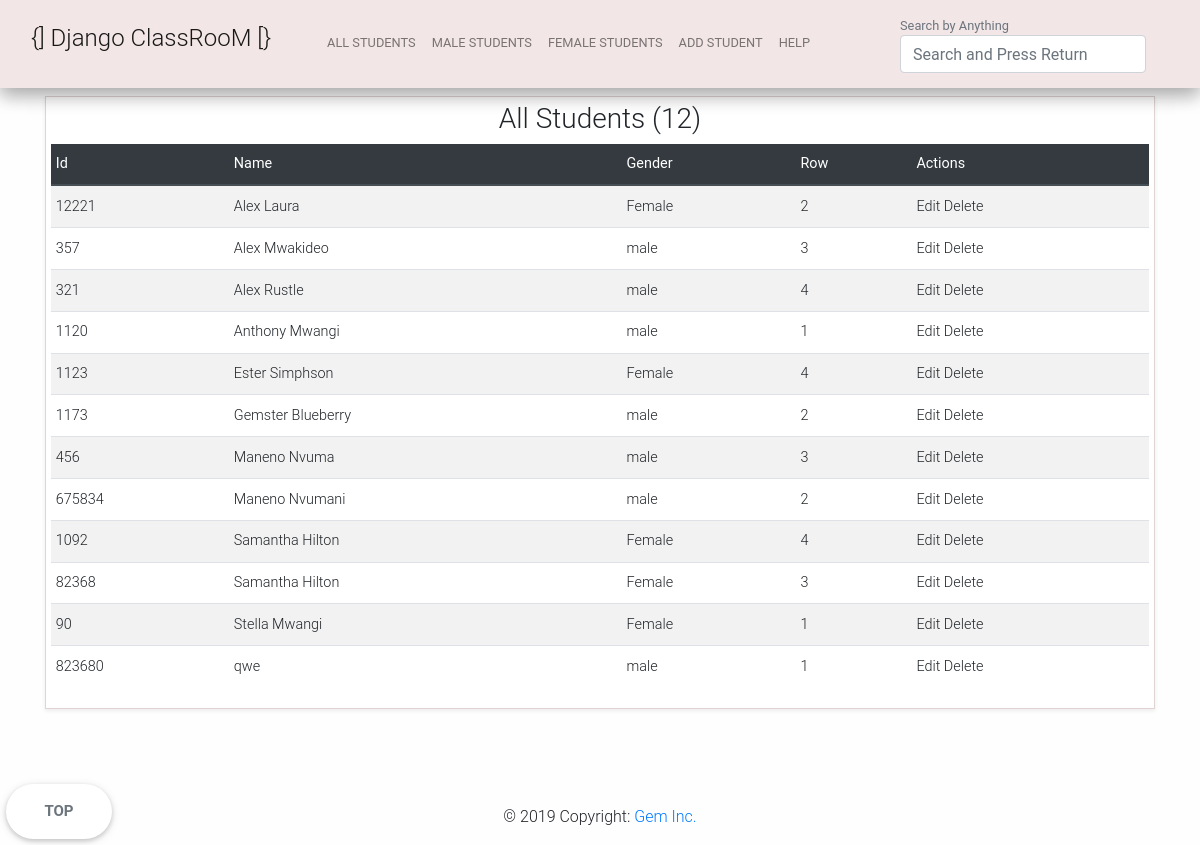
Before: /all/ with the older database file.
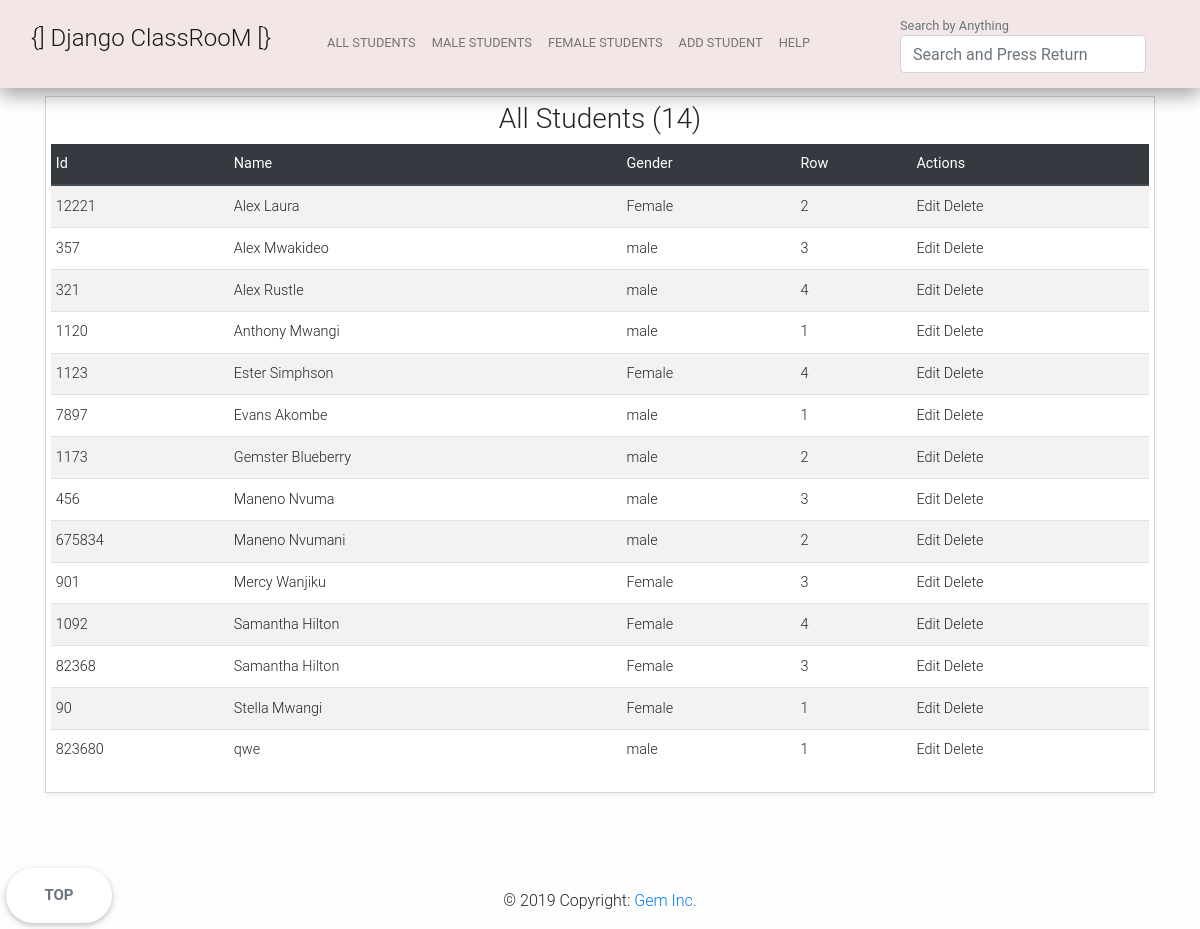
After: the same page with the newer database file.
### student/models.py (models this page shows, shortened)
class Student(models.Model):
	sid = models.IntegerField(primary_key=True)
	sname = models.CharField(max_length=100)
	sgender = models.CharField(max_length=6, choices=GENDERS, default='Select')
	srow = models.IntegerField(choices=ROWS, default='Select')

### student/views.py (the view)
# urls.py: path('all/', views.all, name="all"),
def all(request):
	object_list = Student.objects.all().order_by('sname')
	return render(request, 'all.html', {'object_list':object_list})

### student/templates/all.html
{% extends "layout.html" %}
{% block content %}
<div class="container table-p light">
    <table class="table table-striped table-sm">
        <thead class="thead-dark">
            <tr>
                <th scope="col">Id</th>
                <th scope="col">Name</th>
                <th scope="col">Gender</th>
                <th scope="col">Row</th>
                <th scope="col">Actions</th>
            </tr>
        </thead>
        <tbody>
            <center>
                <h3>All Students ({{ object_list.count }})</h3>
            </center>
            {% for student in object_list %}
              <tr>
                <td>{{student.sid}}</td>
                <td>{{student.sname}}</td>
                <td>{{student.get_sgender_display}}</td>
                <td>{{student.srow}}</td>
                <td>
                    <a href="/edit/{{ student.sid }}">Edit</a>
                    <a href="/delete/{{ student.sid }}">Delete</a>
                </td>
            </tr>
            {% endfor %}
        </tbody>
    </table>
</div>
{% endblock content %}

Changed rows visible on the page:
added Student: sid "7897", sname "Evans Akombe", sgender "male", srow "1"
added Student: sid "901", sname "Mercy Wanjiku", sgender "Female", srow "3"
Other visible differences:
{{ object_list.count }}: "12" → "14"
